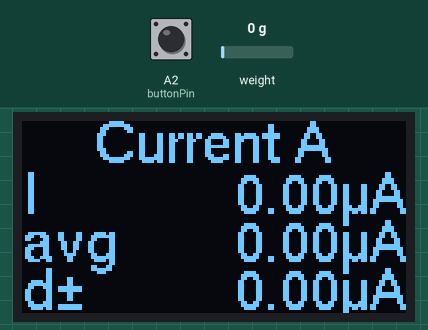
Bench run of a sketch on a simulated Arduino Nano, built with avr-gcc and run on an emulated ATmega328P. On the bench: 128×64 one-colour display. Inputs (shaded band) come from the test bench; at power-on: weight on the scale 0 g, A2 (buttonPin) HIGH. What the sketch prints to the serial monitor is not drawn.

Above: at 17.4 s.
17.5 s: weight on the scale set to 100 g
At 21.2 s:
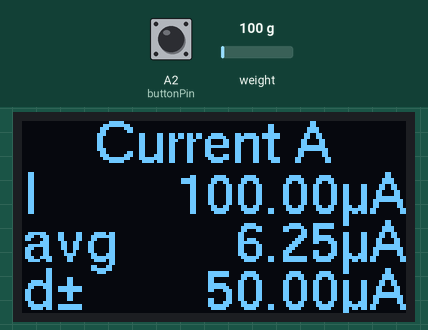
23.7 s: A2 (buttonPin) pulled LOW for 1 s
At 29.5 s:
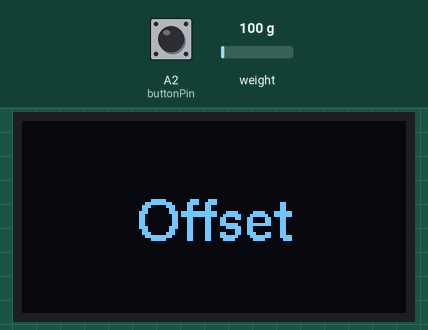
36.4 s: weight on the scale set to 2500 g
At 40.3 s:
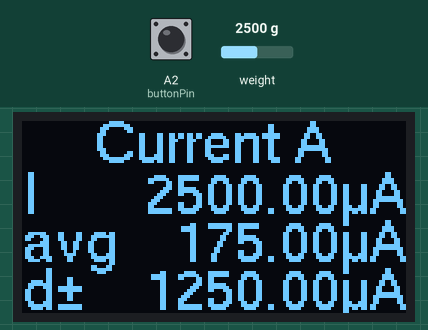
42.6 s: A2 (buttonPin) pulled LOW for 3.2 s
At 48.1 s:
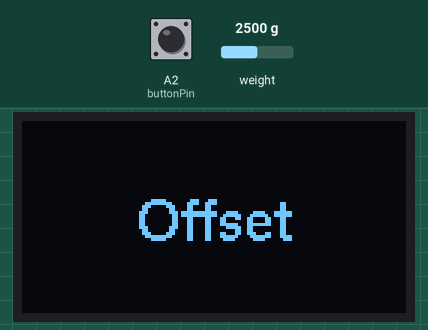
Timing chart, 0 to 49.6 s (numbered marks = the images above; inputs shaded):
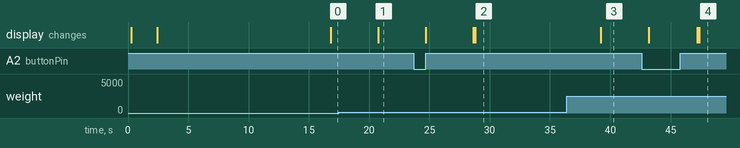

Measured:
- after the input at 17.5 s, the display: changes after 3.3 s (image 1)
- after the input at 23.7 s, the display: first differs from a run without the input after 5.1 s (image 2)
- after the input at 36.4 s, the display: changes after 2.8 s (image 3)
- after the input at 42.6 s, the display: first differs from a run without the input after 4.8 s (image 4)

The sketch:

uAmp_meter.ino
```cpp
//- -----------------------------------------------------------------------------------------------------------------------
// uA meter with HX711
/*
  PROJECT: uA meter with HX711
  PROGRAMMER: AWI
  DATE: 20170414/last update:
  LICENSE: Public domain
  SITE: https://www.openhardware.io/view/380/Micro-nano-ampere-meter-double
  original sketch from: https://www.openhardware.io/dl/58ff592144f656d179dca241/code/AWI_uA_meter.ino
  changes see below

Hardware: Arduino Nano (ATmega328p) 5 V

Summary:
  Measures mV accross a shunt resistor ~ uA - channel A
  Measures mV on channel B
  Modes:
    - default: measure uV in full resolution (stable reading only for 0.1 uV)
    - other:
      A: channel A: default, amplification 128 - div 500: 0.1uV stable,  range +/- 20mV, (1ohm +/- 20mA, res 100 nA)
      B: channel B: amplification 32 - div 125: 100nA stable, range +/- 80mV,  (10 ohm +/- 8 mA, res 10 nA)
      AB: both channels:
    - uA - calibration: depending on the actual shunt:
      0.47 ohm -> 1 uV ~ 2uA, range -40 mA - 40 mA
      1 ohm -> 1 uV = 1uA, range -20 mA - 20 mA
      10 ohm -> 1 uv = 0.1uA
    - mV - calibration, depend on amplification
  Button switch:
    - Short press, reset current channel to offset 0 (keep terminals shorted, no need with uA ;-))
    - Long press, change channel A (uA) / B(uA)/ A & B (uA)

  Hx711 24 bit weight scale sensor
    - Noise and temperature sensitive (x bit effective)
  OLED 128x64 display

Remarks:
    Size is large as result of font library for display

Used libraries:
    https://github.com/olikraus/u8g2/wiki/u8g2install for OLED display
    https://github.com/JChristensen/JC_Button for button
    https://github.com/bogde/HX711 for ADC

Specification HX711:
   The HX711 Dual-Channel 24 Bit Precision A/D weight Pressure Sensor Load Cell Amplifier and
   ADC Module is a small breakout board for the HX711 IC that allows you to easily read load cells
   to measure weight.    By connecting the module to your microcontroller you will be able to read the
   changes in the resistance of the load cell and with some calibration. You?ll be able to get very
   accurate weight measurements. This can be handy for creating your own industrial scale, process control,
   or simple presence detection. The HX711 Weighing Sensor uses a two-wire interface (Clock and Data)
   for communication. Any microcontroller?s GPIO pins should work and numerous libraries have been written
   making it easy to read data from the HX711. Check the hookup guide below for more information.
   Load cells use a four-wire Wheatstone bridge to connect to the HX711.
   These are commonly color RED, BLK, WHT, GRN, and YLW.
   Each color corresponds to the conventional color coding of load cells :
      Red (Excitation+ or VCC).
      Black (Excitation- or GND).
      White (Amplifier+, Signal+, or Output+).
      Green (A-, S-, or O-).
      Yellow (Shield).
  The YLW pin acts as an optional input that not hook up to the strain gauge but is utilized to ground
  and shield against outside EMI (electromagnetic interference).
  Please keep in mind that some load cells might have variations in color-coding.
  Pinouts :
  Analog Side :
      E+: Excitation positive.
      E-: Excitation negative.
      A-: Channel A Negative Input.
      A+: Channel A positive Input.
      B-: Channel B Negative Input.
      B+: Channel B positive Input.
  Digital Side :
      GND: 0 V / Ground Power Connection.
      DT: Data IO Connection.
      SCK: Serial Clock Input.
      VCC: Power Input.
  Specifications and Features :
      Recommended excitation voltage: 5-10 V.
      Two selectable differential input channels.
      On-chip active low noise PGA with a selectable gain of 32, 64 and 128.
      On-chip power supply regulator for load-cell and ADC analog power supply.
      Selectable 10 SPS or 80SPS output data rate.
      On-chip oscillator requiring no external component with optional external crystal.
      On-chip power-on-reset.
      Simple digital control and serial interface: pin-driven controls, no programming needed.
      Simultaneous 50 and 60 Hz supply rejection.
   Examples:
      https://www.rhydolabz.com/sensors-flex-force-c-137_143/load-sensor-amplifier-breakout-hx711-china-p-2058.html
      https://robu.in/product/hx711-weighing-sensor-dual-channel-24-bit-precision-ad-weight-pressure-sensor/
      https://www.instructables.com/id/How-to-Interface-HX711-Balance-Module-With-Load-Ce/

Sources:
  for EEPROM handling: http://www.netzmafia.de/skripten/hardware/Arduino/EEPROM.html

Update:
  v 0.1 (PeMue):
    - change based on these hints https://www.thingiverse.com/thing:3641379
    - added HX11 specifications (juergs)
    - added firmware version
*/
//- -----------------------------------------------------------------------------------------------------------------------
#include <U8g2lib.h>                             // U8glib for OLED display
#include <Wire.h>                                // I2C
//#include <Button.h>                            // https://github.com/JChristensen/Button -> deprecated
#include <JC_Button.h>                           // changes acc. https://www.thingiverse.com/thing:3641379, https://github.com/JChristensen/JC_Button
#include <HX711.h>                               // ADC lib, https://github.com/bogde/HX711

#define FIRMWARE_VER "0.1"
const double calibrationFactorA = 488.5f;        // calibration for channel A: set to 1.0 for known current and divide
const double calibrationFactorB = 122.5f;        // calibration for channel B: set to 1.0 for known current and divide
long offsetChannelA = 0;                         // channel offsets for A and B (drifts) are calibrated at startup and on command
long offsetChannelB = 0;

// HX711 circuit wiring
const int LOADCELL_DOUT_PIN = A4;
const int LOADCELL_SCK_PIN = A5;

const uint8_t HX711_dout = A1;                    // HX711 data out pin
const uint8_t HX711_sck = A0;                     // HX711 serial clock
const uint8_t buttonPin = A2;                     // button to select function and reset offset

/* ???
const unsigned long longPress = 3000UL;           // - long press set reference temperature
                                                  // - in ms
                                                  // - when alarm, short press resets alarm
// ??? */

Button myBtn(buttonPin, true,  true, 40);         // declare the button (pin, pullup, invert, debounce ms)

enum convertMode_t {channelA, channelB, channelAB};   // measurement modes, 32 port B / 128 port A / A & B

HX711 scale;                                     // instantiate ADC
//HX711 scale(HX711_dout, HX711_sck, 128);       // instantiate ADC, see https://www.thingiverse.com/thing:3641379, does not work

// U8G instantiate, Change this constructor to match the display!!!
U8G2_SSD1306_128X64_NONAME_1_HW_I2C u8g(U8G2_R0, /* reset=*/ U8X8_PIN_NONE);   // all boards without reset of the display

const int netReadingsSize = 16;                  // the number of readings to determine the average and calculate variance/accuracy
double lastReading, lastReadingB;
double netReadings[netReadingsSize];             // store the rolling average of readings
int netReadingPointer = 0;

convertMode_t convertMode = channelA;            // default channelA

//- -----------------------------------------------------------------------------------------------------------------------
// setup
//- -----------------------------------------------------------------------------------------------------------------------
void setup()
{
  char buffer[21];                               // buffer for max 20 char display
  Serial.begin(115200);

  //--- init Button
  myBtn.begin();                                 // see https://www.thingiverse.com/thing:3641379

  // u8g setup
  u8g.begin() ;
  u8g.setFont(u8g2_font_helvR14_tf);             // 'r' = reduced (or 'n' = numeric) font only for size
  //u8g.setFont(u8g2_font_profont15_tf);         // 'r' = reduced (or 'n' = numeric) font only for size

  strncpy(buffer, "uA meter v", sizeof(buffer));
  strcat(buffer, FIRMWARE_VER);
  LCD_banner(buffer);
  Serial.print("uA meter v"); Serial.println(FIRMWARE_VER);
  Serial.print("Compiled: "); Serial.println(__TIMESTAMP__);
  delay(2000);

  // HX711_dout    - pin #A1
  // HX711_sck     - pin #A0
  // if parameter "gain" is ommited; the default value 128 is used by the library
  // 64 & 128 is used for port A ; 32 is used for port B
  scale.begin(HX711_dout, HX711_sck, 128);       // set port based on state of selection, see https://www.thingiverse.com/thing:3641379, not commented out

  LCD_banner("Initializing");
  Serial.print("read average: \t\t");
  Serial.println(scale.read_average(20));        // print the average of 20 raw readings from the ADC

  getOffset();                                   // get the offsets (drift values)
  scale.set_offset(offsetChannelA) ;             // set it for measured channel
  scale.set_scale(calibrationFactorA);           // this value is obtained by calibrating with known value; see the README for details

  Serial.print("read: \t\t");
  Serial.println(scale.read());                  // print a raw reading from the ADC
  Serial.print("read average: \t\t");
  Serial.println(scale.read_average(10));        // print the average of 20 readings from the ADC
  Serial.print("get value: \t\t");
  Serial.println(scale.get_value(5));            // print the average of 5 readings from the ADC minus the tare weight, set with tare()
  Serial.print("get units: \t\t");
  Serial.println(scale.get_units(5), 3);         // print the average of 5 readings from the ADC minus tare weight, divided by scale
  Serial.println("Readings:");
}
//- -----------------------------------------------------------------------------------------------------------------------

//- -----------------------------------------------------------------------------------------------------------------------
// loop
//- -----------------------------------------------------------------------------------------------------------------------
void loop()
{
  enum state_t {idleState, waitForRelease};      // define possible states
  static state_t state = idleState;
  //Serial.print("one reading:\t");
  //Serial.print(scale.get_units(), 1);
  //Serial.print("\t| average:\t");
  //Serial.println(scale.get_units(30), 3);
  myBtn.read();                                  // read button state
  switch (state){
    case idleState:                              // nothing
      if (myBtn.wasReleased()){                  // button released = silencePeriod
        LCD_banner("Offset");
        getOffset();                             // get the offsets
        state = idleState;                       // set silence period
      }
      if (myBtn.pressedFor(1000)){               // long press changes channel, need to wait for release
        // change channel and wait release
        switchMode();
        state = waitForRelease;
      }
    break;
    case waitForRelease:
      if (myBtn.wasReleased()){                  // button released return to idle
        state = idleState;                       // changed break to end (PeMue)
      }
    break;
  }
  // get ADC readings dependent on setting: read A, B or A & B
  // only A reads has average buffer when A&B mode is selected
  if (convertMode == channelA){
    scale.set_gain(128);
    scale.set_offset(offsetChannelA) ;
    scale.set_scale(calibrationFactorA );        // set division to A value and set mode to A
    lastReading = scale.get_units(32);           // get value (average 32 readings)corrected with scaling
    netReadings[netReadingPointer] = lastReading;  // store readings in averagebuffer
    netReadingPointer = (++netReadingPointer) % netReadingsSize; // increment and wrap
    LCD_local_display();
  } else if (convertMode == channelB){
    scale.set_gain(32);
    scale.set_offset(offsetChannelB);
    scale.set_scale(calibrationFactorB);         // set division to B value and set mode to B
    lastReading = scale.get_units(32);           // get value (average 32 readings)corrected with scaling
    netReadings[netReadingPointer] = lastReading;  // store readings in averagebuffer
    netReadingPointer = (++netReadingPointer) % netReadingsSize; // increment and wrap
    LCD_local_display();
  } else if (convertMode == channelAB){          // if both channels average 128 readings iso 32 (no buffer)
    scale.set_gain(128);
    scale.set_offset(offsetChannelA);
    scale.set_scale(calibrationFactorA);         // set division to A value and set mode to A
    lastReading = scale.get_units(32);           // get value (average 128readings)corrected with scaling
    scale.set_gain(32);
    scale.set_offset(offsetChannelB) ;
    scale.set_scale(calibrationFactorB);         // set division to A value and set mode to A
    lastReadingB = scale.get_units(32);          // get value (average 128readings)corrected with scaling
    LCD_local_displayAB();
  }
  //scale.power_down();                          // put the ADC in sleep mode
  //delay(500);
  //scale.power_up();
  //delay(100);
}
//- -----------------------------------------------------------------------------------------------------------------------

//- -----------------------------------------------------------------------------------------------------------------------
// LCD_banner
//- -----------------------------------------------------------------------------------------------------------------------
void LCD_banner(const char *s)
{
/* prints all avaiable variables on LCD display with units
   input: all "last" variables
*/
  u8g.firstPage();
  do {
    int strWidth = u8g.getStrWidth(s);           // get the length of the string to determine print position
    u8g.drawStr((128- strWidth)/2, 40, s );      // print right aligned
  } while (u8g.nextPage());
}
//- -----------------------------------------------------------------------------------------------------------------------

//- -----------------------------------------------------------------------------------------------------------------------
// LCD_local_display
//- -----------------------------------------------------------------------------------------------------------------------
void LCD_local_display(void)
{
/* prints all avaiable variables on LCD display with units
   input: all "last" variables
*/
  char buf[21];                                  // buffer for max 20 char display
  char lastNetBuf[14];
  dtostrf(lastReading, 10, 2, lastNetBuf);       // convert real to char
  char averageNetBuf[14];
  dtostrf(netReadingsAverage(), 10, 2, averageNetBuf);     // convert real to char
  char spreadNetBuf[14];
  dtostrf(netReadingsSpread(), 10, 2, spreadNetBuf);       // convert real to char
  Serial.print("Average: \t") ; Serial.print(netReadingsAverage());
  Serial.print("\tSpread: \t") ; Serial.println(netReadingsSpread());

  u8g.firstPage();
  do {
    snprintf(buf, sizeof buf, "Current %s", (convertMode==channelB)?"B":"A"); // header
    int strWidth = u8g.getStrWidth(buf) ;        // length of the string to determine print position
    u8g.drawStr((128- strWidth)/2, 14, buf );    // print middle aligned
    u8g.drawStr(0,31,"I") ;                      // current
    snprintf(buf, sizeof buf, "%10s\xB5\A", lastNetBuf);
    strWidth = u8g.getStrWidth(buf) ;            // length of the string to determine print position
    u8g.drawStr((128- strWidth), 31, buf );      // print right aligned
    u8g.drawStr(0,47,"avg") ;                    // average current
    snprintf(buf, sizeof buf, "%10s\xB5\A", averageNetBuf);
    strWidth = u8g.getStrWidth(buf) ;            // get the length of the string to determine print position
    u8g.drawStr((128- strWidth), 47, buf );      // print right aligned
    u8g.drawStr(0,63,"d\xB1") ;                  // delta +/-
    snprintf(buf, sizeof buf, "%10s\xB5\A", spreadNetBuf);
    strWidth = u8g.getStrWidth(buf) ;            // get the length of the string to determine print position
    u8g.drawStr((128- strWidth), 63, buf );      // print right aligned
  } while (u8g.nextPage());
}
//- -----------------------------------------------------------------------------------------------------------------------

//- -----------------------------------------------------------------------------------------------------------------------
// LCD_local_display_AB
//- -----------------------------------------------------------------------------------------------------------------------
void LCD_local_displayAB(void)
{
/* prints A & B channel on LCD display with units
   input: all "last" variables
*/
  char buf[21];                                  // buffer for max 20 char display
  char lastNetBuf[14];
  dtostrf(lastReading, 10, 2, lastNetBuf);       // convert real to char
  char lastNetBufB[14];
  dtostrf(lastReadingB, 10, 2, lastNetBufB);     // convert real to char
  char lastNetBufAB[14];
  dtostrf(lastReading +lastReadingB, 10, 2, lastNetBufAB);  // convert real to char for added values
  u8g.firstPage();
  do {
    snprintf(buf, sizeof buf, "Current A+B");    // header
    int strWidth = u8g.getStrWidth(buf);         // length of the string to determine print position
    u8g.drawStr((128- strWidth)/2, 14, buf );    // print middle aligned
    u8g.drawStr(0,31,"IA");                      // current A
    snprintf(buf, sizeof buf, "%10s\xB5\A", lastNetBuf);
    strWidth = u8g.getStrWidth(buf);             // length of the string to determine print position
    u8g.drawStr((128- strWidth), 31, buf );      // print right aligned
    u8g.drawStr(0,47,"IB");                      // current B
    snprintf(buf, sizeof buf, "%10s\xB5\A", lastNetBufB);
    strWidth = u8g.getStrWidth(buf) ;            // length of the string to determine print position
    u8g.drawStr((128- strWidth), 47, buf );      // print right aligned
    u8g.drawStr(0,63,"A+B");                     // current A + B
    snprintf(buf, sizeof buf, "%10s\xB5\A", lastNetBufAB);
    strWidth = u8g.getStrWidth(buf) ;            // length of the string to determine print position
    u8g.drawStr((128- strWidth), 63, buf );      // print right aligned
  } while (u8g.nextPage());
}
//- -----------------------------------------------------------------------------------------------------------------------

//- -----------------------------------------------------------------------------------------------------------------------
// netReadingsAverage
//- -----------------------------------------------------------------------------------------------------------------------
// calculate average of net readings
double netReadingsAverage()
{
  double sum = 0;
  for (byte i = 0; i < netReadingsSize; i++){
    sum += netReadings[ i ];
  }
  return sum / netReadingsSize;
}
//- -----------------------------------------------------------------------------------------------------------------------

//- -----------------------------------------------------------------------------------------------------------------------
// netReadingsSpread
//- -----------------------------------------------------------------------------------------------------------------------
// calculate spread of net readings (+/-)
double netReadingsSpread()
{
  double minReading = netReadings[0];
  double maxReading = minReading ;
  for (byte i = 1; i < netReadingsSize; i++){
    if (minReading > netReadings[ i ]){
      minReading = netReadings[i] ;
    }
    if (maxReading < netReadings[ i ]){
      maxReading = netReadings[i] ;
    }
  }
  return (maxReading - minReading)/2;
}
//- -----------------------------------------------------------------------------------------------------------------------

//- -----------------------------------------------------------------------------------------------------------------------
// switchMode
//- -----------------------------------------------------------------------------------------------------------------------
// switch the mode
void switchMode()
{
  if (convertMode == channelA){
    convertMode = channelB;
  } else if (convertMode == channelB){
    convertMode = channelAB;
  } else {
    convertMode = channelA;
  }
}
//- -----------------------------------------------------------------------------------------------------------------------

//- -----------------------------------------------------------------------------------------------------------------------
// getOffset
//- -----------------------------------------------------------------------------------------------------------------------
// assuming both channels are shorted, calculate the offset values for channel A and B
double getOffset()
{
  scale.set_gain(128);                           // get channel A
  offsetChannelA = scale.read_average(32);       // average 512 readings for offset
  Serial.print("Offset A: \t");
  Serial.println(offsetChannelA);
  scale.set_gain(32);                            // get channel B
  offsetChannelB = scale.read_average(32);       // average 512 readings for offset
  Serial.print("Offset B: \t");
  Serial.println(offsetChannelB);
}
//- -----------------------------------------------------------------------------------------------------------------------
```
